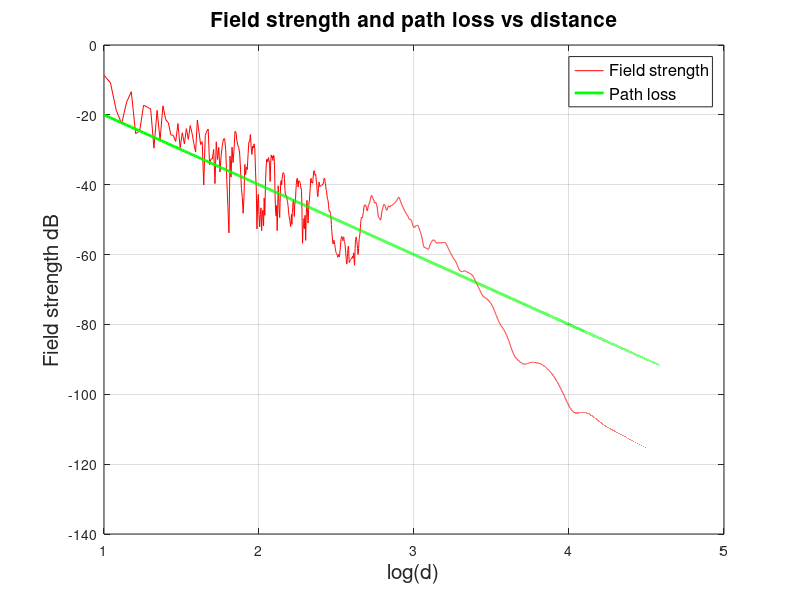
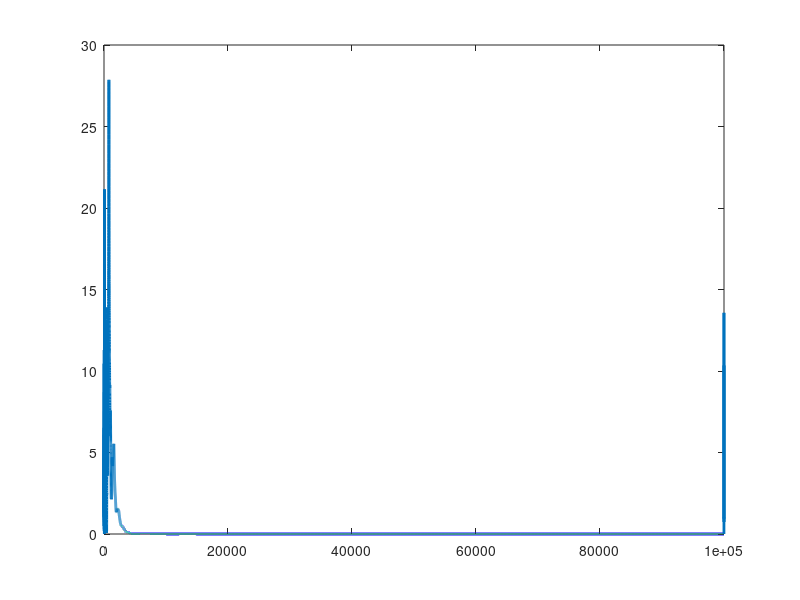
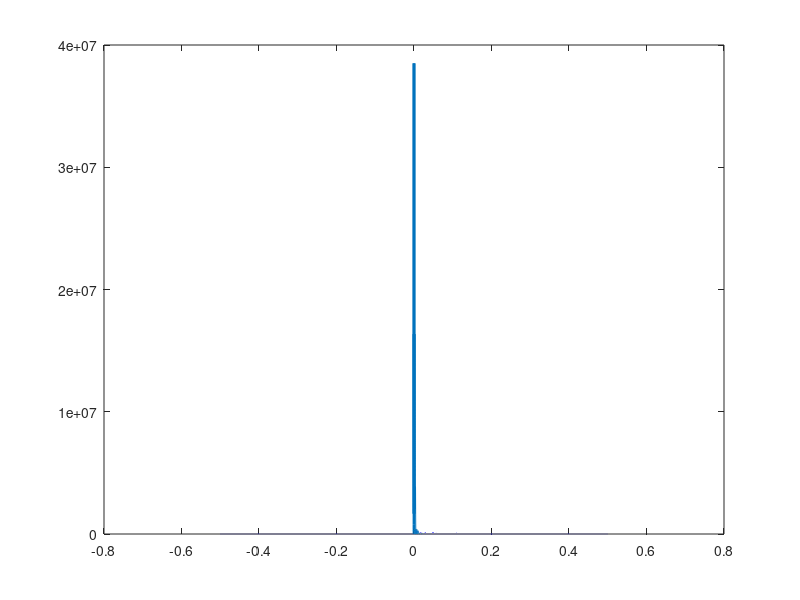

These figures' MATLAB source, in order:
% street.m; reflections from ground and street buildings;
% width of street a meters;
% transmit antenna h1 m, receive ant. h2 ;
% frequency 2400 MHz;
% use ray tracing and image theory;
% Rg is reflection from the ground, assume -0.85;
% Rw is reflection from the walls, assume Rw=-0.5;
% N is number of reflections;
%
% J�rgen Bach Andersen 2002
% modified Patrick Eggers 2003-2008

clear all
close all
clf
f=2400;
lambda=300/f;
k=2*pi/lambda;
N=10;   
a=10;   % what is this ? = Distance between the walls
h1=10;  % height terminal 1
h2=2;   % height terminal 2
Rg=-0.85; % ground reflection
Rw=-0.5;  % wall reflection
d=10:1:100000; %distance along street;
E=d-d;

for i=1:N+1
R1=sqrt(d.^2+(h1-h2)^2+((i-1)*a)^2);  % distance between antenna and side images;
R2=sqrt(d.^2+(h1+h2)^2+((i-1)*a)^2);  % distance between ground image and side images;

%insert here the contribution from the various images and sum them to a total E;
if i == 1
E = E + (Rw^(i-1))*exp(-j*k*R1)+ (Rg)*(Rw^(i-1))*exp(-j*k*R2);
else
E = E + 2*(Rw^(i-1))*exp(-j*k*R1)+ 2*(Rg)*(Rw^(i-1))*exp(-j*k*R2);
end
end

P=20*log10(abs(E));
Plos=1 ./d.^2; %direct field;
P2=10*log10(abs(Plos));

plot(log10(d),P+P2,'r',log10(d),P2,'g','linewidth',2)
xlabel('log(d)','FontSize',15);
ylabel('Field strength dB','FontSize',15);
title('Field strength and path loss vs distance','FontSize',15);
handle=legend('Field strength', 'Path loss');
set(handle,'FontSize',12);
grid on
% axis([1 3 -70 -10]);

% discuss the result. Try also w low N=1 or 2

% construct the time response
% How will you plot the time response (power versus delay)?

fd = 1/2*linspace(-1,1,length(E)); %Sampling frequency divided by the scale

% Impulse response in frequency
Et=exp(-j*k.*fd);
% Infinite bandwith impulse response in frequency
H = (fft(E))./Et;

% Impulse response in space
figure()
plot(d,abs(ifft(H).^2),'linewidth',2);

% This is the dopler shift
figure()
plot(fd,abs(fftshift(fft(E))).^2,'linewidth',2)
